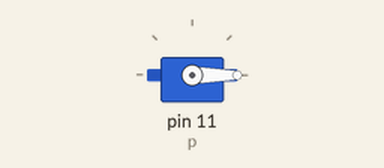
A program run on a simulated Raspberry Pi (header pin numbers). Parts: servo. Servo angles are drawn from the pulse width (0.5 ms = 0°, 2.5 ms = 180°).

Above: at 0.05 s.
At 1.5 s:
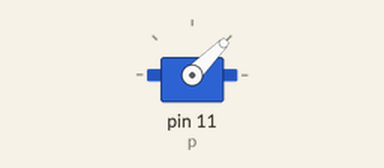
At 2.25 s:
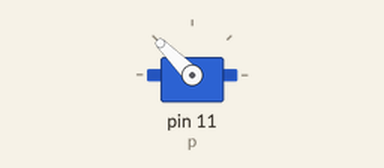
At 3.0 s:
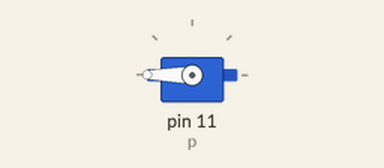
Timing chart, 0 to 6.9 s (numbered marks = the images above):
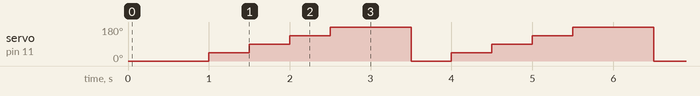

Measured:
- by itself, servo on pin 11 (p): repeats every 3.0 s: 90° 0.50 s, 135° 0.50 s, 180° 1.0 s, 0° 0.50 s, 45° 0.50 s

The program:

raspberry_servo.py
```python
import RPi.GPIO as GPIO               # This is a library used to control the GPIO pins of the Raspberry Pi
import time                           # This library is used to introduce delays in the program

GPIO.setmode(GPIO.BOARD)              # This line sets the pin numbering system as per the physical pin layout
GPIO.setup(11, GPIO.OUT)              # This configures pin 11 as an output pin

p = GPIO.PWM(11,50)                   # This creates a PWM object named "p" on pin 11, with a frequency of 50 Hz
p.start(2.5)                          # This starts the PWM signal with an initial duty cycle of 2.5%

while True:
    p.ChangeDutyCycle(0)              # Pauses the signal momentarily, which might cause the servo to "hold" its position
    time.sleep(0.5)                   # 0.5 second delay
    p.ChangeDutyCycle(2.5)            # Positions the servo to approximately 0 degrees
    time.sleep(0.5)
    p.ChangeDutyCycle(5)              # Positions the servo to approximately 45 degrees
    time.sleep(0.5)
    p.ChangeDutyCycle(7.5)            # Positions the servo to approximately 90 degrees
    time.sleep(0.5)
    p.ChangeDutyCycle(10)             # Positions the servo to approximately 135 degrees
    time.sleep(0.5)
    p.ChangeDutyCycle(12.5)           # Positions the servo to approximately 180 degrees
    time.sleep(0.5)
```
